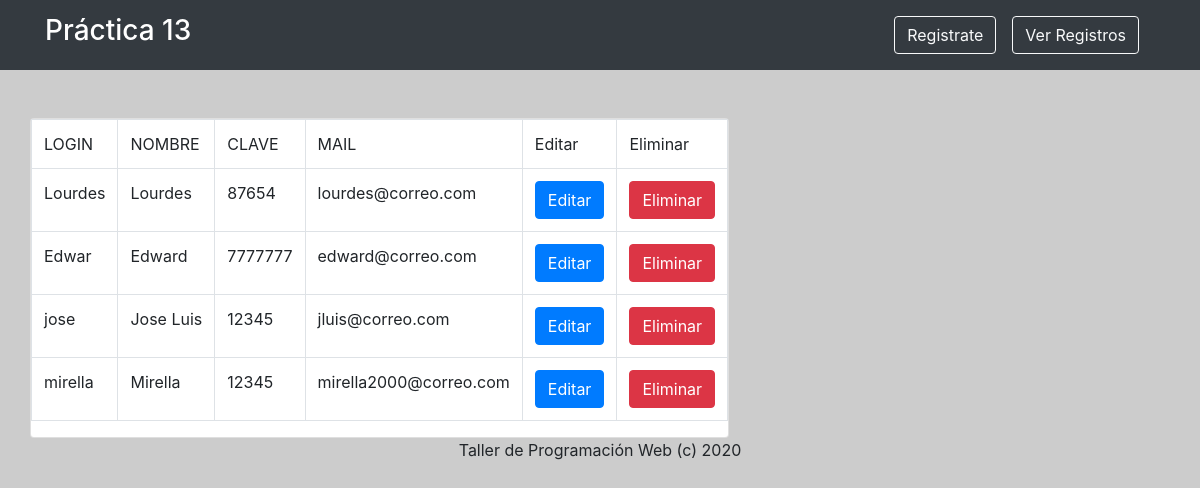
The page /visualizar.php on the database its author committed.
### tables this page shows
CREATE TABLE IF NOT EXISTS `usuario` (
  `login` varchar(12) NOT NULL,
  `nombre` varchar(12) NOT NULL,
  `clave` char(12) NOT NULL,
  `mail` varchar(30) NOT NULL
);

### visualizar.php (the view)
<?php
require_once("conexion.php");
$query = " SELECT * FROM usuario ";
$result = mysqli_query($con,$query);
?>
<?php require_once('header.php'); ?>
<div class="container">
	<div  class="row">
		<div class="card mt-5">
			<table class="table table-bordered">
				<tr>
					<td>LOGIN</td>
					<td>NOMBRE</td>
					<td>CLAVE</td>
					<td>MAIL</td>
					<td>Editar</td>
					<td>Eliminar</td>
				</tr>
				<?php
				while($row=mysqli_fetch_assoc($result))
				{
					$Ulogin = $row['login'];
					$Unombre = $row['nombre'];
					$Uclave = $row['clave'];
					$Umail = $row['mail'];
				?>
				<tr>
					<td> <?php echo $Ulogin ?> </td>
					<td> <?php echo $Unombre ?> </td>
					<td> <?php echo $Uclave ?> </td>
					<td> <?php echo $Umail ?> </td>
<td> <button class="btn-primary btn"><a href="editar.php?GetID=<?php echo $Ulogin ?>" class="text-white">Editar</a></button> </td>
<td> <button class="btn-danger btn"><a href="borrar.php?Del=<?php echo $Ulogin ?>" class="text-white">Eliminar</a></button>
				</tr>
				<?php
				}
				?>
			</table>
		</div>
	</div>
</div>
<?php require_once('footer.php'); ?>
</body>
</html>

### header.php (shortened to what this page needs)
<!DOCTYPE html>
<html>
<head>
	<link rel="stylesheet" href="css/bootstrap.css">
</head>
<body style="background: #CCC">
	<nav class="navbar navbar-expand-sm navbar-dark bg-dark">
	<div class="container">
		<a href="index.php" class="navbar-brand"><h3>Práctica 13</h3></a>
		<div class="nav navbar ml-auto">
			<?php
			echo ' <li class="nav-item"><a href="formulario.php" class="btn btn-outline-light">Registrate</a></li><li class="nav-item"><a href="visualizar.php" class="btn btn-outline-light ml-3">Ver Registros</a></li>';
			?>
		</div>
	</div>
	</nav>
</body>
</html>

### footer.php
<div align="center">
Taller de Programación Web (c) 2020
</div>

### rows shown on the page
usuario: login "Lourdes", nombre "Lourdes", clave "87654", mail "lourdes@correo.com"
usuario: login "Edwar", nombre "Edward", clave "7777777", mail "edward@correo.com"
usuario: login "jose", nombre "Jose Luis", clave "12345", mail "jluis@correo.com"
usuario: login "mirella", nombre "Mirella", clave "12345", mail "mirella2000@correo.com"
